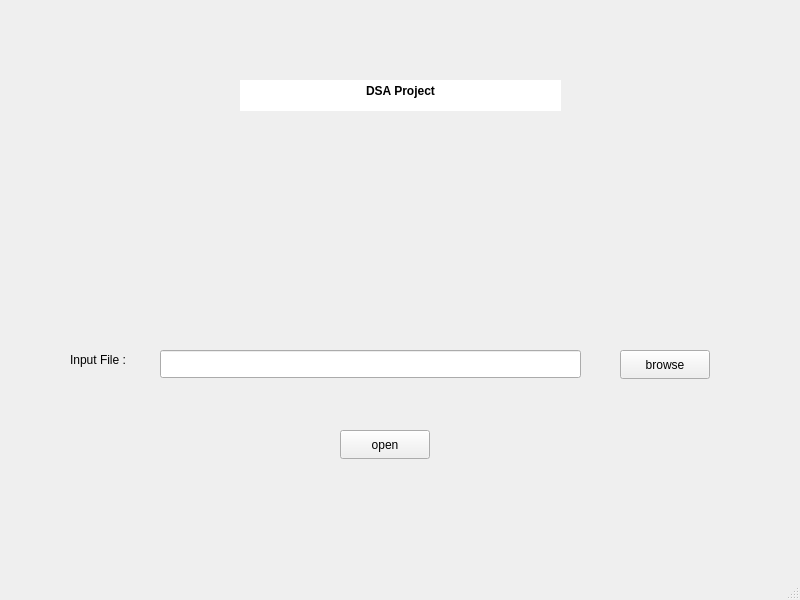
<?xml version="1.0" encoding="UTF-8"?>
<ui version="4.0">
 <class>MainWindow</class>
 <widget class="QMainWindow" name="MainWindow">
  <property name="geometry">
   <rect>
    <x>0</x>
    <y>0</y>
    <width>800</width>
    <height>600</height>
   </rect>
  </property>
  <property name="windowTitle">
   <string>MainWindow</string>
  </property>
  <widget class="QWidget" name="centralwidget">
   <widget class="QTextEdit" name="project_name">
    <property name="geometry">
     <rect>
      <x>240</x>
      <y>80</y>
      <width>321</width>
      <height>31</height>
     </rect>
    </property>
    <property name="sizePolicy">
     <sizepolicy hsizetype="Fixed" vsizetype="Fixed">
      <horstretch>0</horstretch>
      <verstretch>0</verstretch>
     </sizepolicy>
    </property>
    <property name="frameShape">
     <enum>QFrame::Shape::NoFrame</enum>
    </property>
    <property name="frameShadow">
     <enum>QFrame::Shadow::Sunken</enum>
    </property>
    <property name="readOnly">
     <bool>true</bool>
    </property>
    <property name="html">
     <string>&lt;!DOCTYPE HTML PUBLIC &quot;-//W3C//DTD HTML 4.0//EN&quot; &quot;http://www.w3.org/TR/REC-html40/strict.dtd&quot;&gt;
&lt;html&gt;&lt;head&gt;&lt;meta name=&quot;qrichtext&quot; content=&quot;1&quot; /&gt;&lt;meta charset=&quot;utf-8&quot; /&gt;&lt;style type=&quot;text/css&quot;&gt;
p, li { white-space: pre-wrap; }
hr { height: 1px; border-width: 0; }
li.unchecked::marker { content: &quot;\2610&quot;; }
li.checked::marker { content: &quot;\2612&quot;; }
&lt;/style&gt;&lt;/head&gt;&lt;body style=&quot; font-family:'Segoe UI'; font-size:9pt; font-weight:400; font-style:normal;&quot;&gt;
&lt;p align=&quot;center&quot; style=&quot; margin-top:0px; margin-bottom:0px; margin-left:0px; margin-right:0px; -qt-block-indent:0; text-indent:0px;&quot;&gt;&lt;span style=&quot; font-weight:700;&quot;&gt;DSA Project&lt;/span&gt;&lt;/p&gt;&lt;/body&gt;&lt;/html&gt;</string>
    </property>
   </widget>
   <widget class="QLineEdit" name="lineEdit">
    <property name="geometry">
     <rect>
      <x>160</x>
      <y>350</y>
      <width>421</width>
      <height>28</height>
     </rect>
    </property>
   </widget>
   <widget class="QLabel" name="label">
    <property name="geometry">
     <rect>
      <x>70</x>
      <y>350</y>
      <width>91</width>
      <height>20</height>
     </rect>
    </property>
    <property name="text">
     <string>&lt;html&gt;&lt;head/&gt;&lt;body&gt;&lt;p&gt;&lt;span style=&quot; font-weight:700;&quot;&gt;Input File :&lt;/span&gt;&lt;/p&gt;&lt;/body&gt;&lt;/html&gt;</string>
    </property>
   </widget>
   <widget class="QPushButton" name="browse">
    <property name="geometry">
     <rect>
      <x>620</x>
      <y>350</y>
      <width>90</width>
      <height>29</height>
     </rect>
    </property>
    <property name="text">
     <string>browse</string>
    </property>
   </widget>
   <widget class="QPushButton" name="open">
    <property name="geometry">
     <rect>
      <x>340</x>
      <y>430</y>
      <width>90</width>
      <height>29</height>
     </rect>
    </property>
    <property name="text">
     <string>open</string>
    </property>
   </widget>
  </widget>
  <widget class="QMenuBar" name="menubar">
   <property name="geometry">
    <rect>
     <x>0</x>
     <y>0</y>
     <width>800</width>
     <height>25</height>
    </rect>
   </property>
  </widget>
  <widget class="QStatusBar" name="statusbar"/>
 </widget>
 <resources/>
 <connections/>
</ui>
